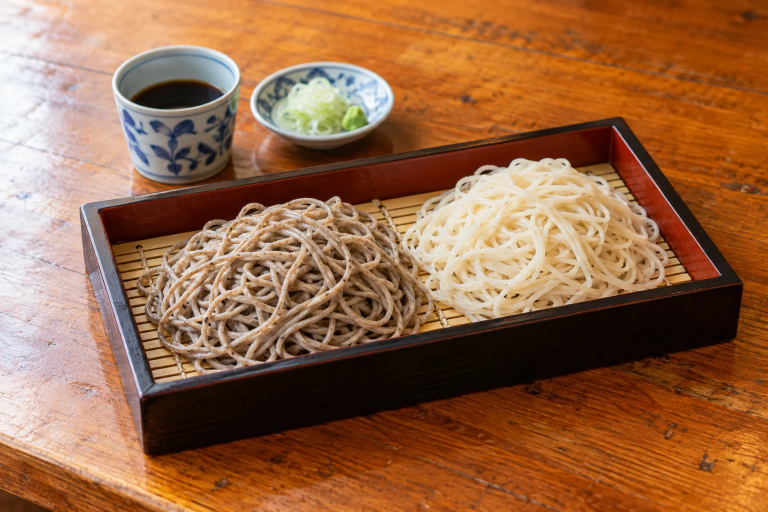
#> input picture 229/assets/images/hero-aimori.webp, 1536 x 1024 px, given in place of exec-0e28771f-c415-4484-b238-d682a5937053.png, which was not available (shown at 1/2 size)
$ python prepare_images.py
#> lines starting #> are read from the running program, lines starting #| are printed output that depends on the picture; pictures that were not available may be replaced by others from this repository, and a replacement may not be noted
"""Compress generated assets and build a contact sheet for review."""
import json
from pathlib import Path
from PIL import Image, ImageOps, ImageDraw

root = Path(__file__).resolve().parents[1]
sources = json.loads((root / 'docs/image-sources.json').read_text(encoding='utf-8'))
#> (reads 229/docs/image-sources.json from the repository)
sheet = Image.new('RGB', (1000, 800), '#f4f3ec')
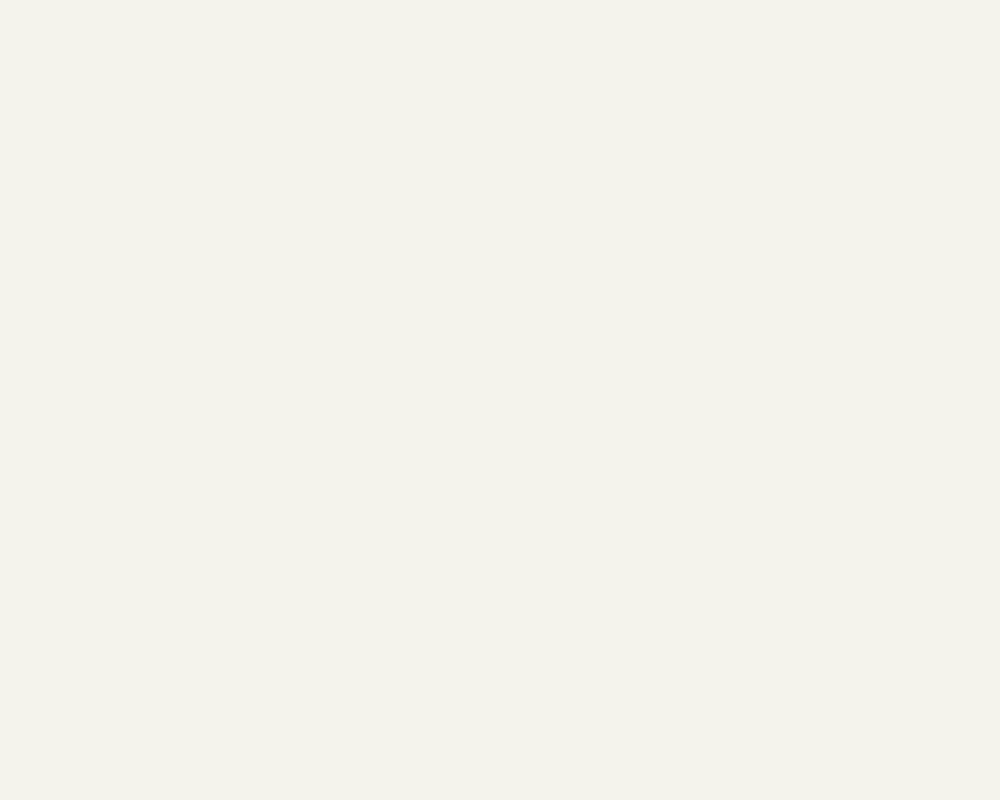
#> sheet: PIL image 1000x800 RGB; mean R, G, B 244, 243, 236
draw = ImageDraw.Draw(sheet)
inventory = []
for index, (name, source) in enumerate(sources.items()):
    image = Image.open(source).convert('RGB')
#> image is the input picture: PIL image 1536x1024 RGB; mean R, G, B 151.5, 103.4, 69.6
    size = (1536, 1024) if name == 'hero-aimori' else (1100, 733)
    image = ImageOps.fit(image, size, method=Image.Resampling.LANCZOS)
    target = root / 'assets/images' / f'{name}.webp'
    image.save(target, 'WEBP', quality=88, method=6)
    x, y = (index % 2) * 500, (index // 2) * 200
    thumb = ImageOps.contain(image, (470, 168))
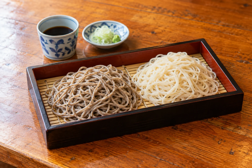
#> thumb: PIL image 252x168 RGB; mean R, G, B 151.5, 103.4, 69.6
    sheet.paste(thumb, (x + (500-thumb.width)//2, y))
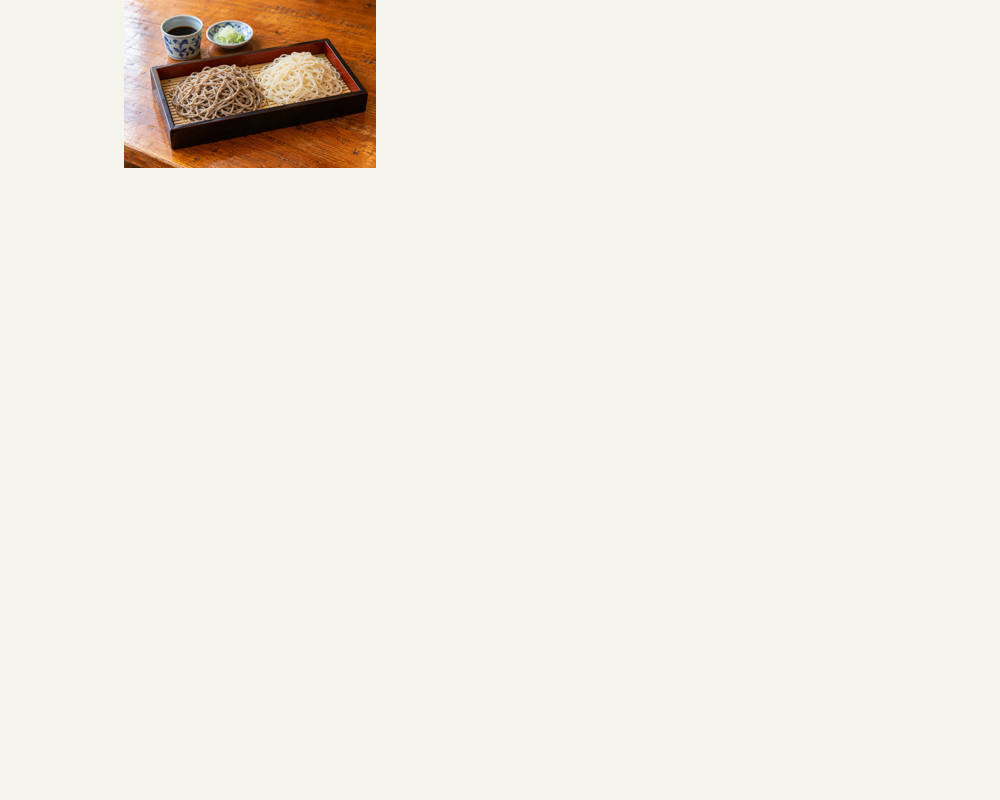
#> sheet: PIL image 1000x800 RGB; mean R, G, B 239.1, 235.6, 227.2
    draw.text((x + 18, y+175), name, fill='#29483c')
    inventory.append({'file': f'assets/images/{name}.webp', 'width': image.width, 'height': image.height, 'bytes': target.stat().st_size})
#> pass 2 of the loop `for index, (name, source) in enumerate(sources.items()):`:
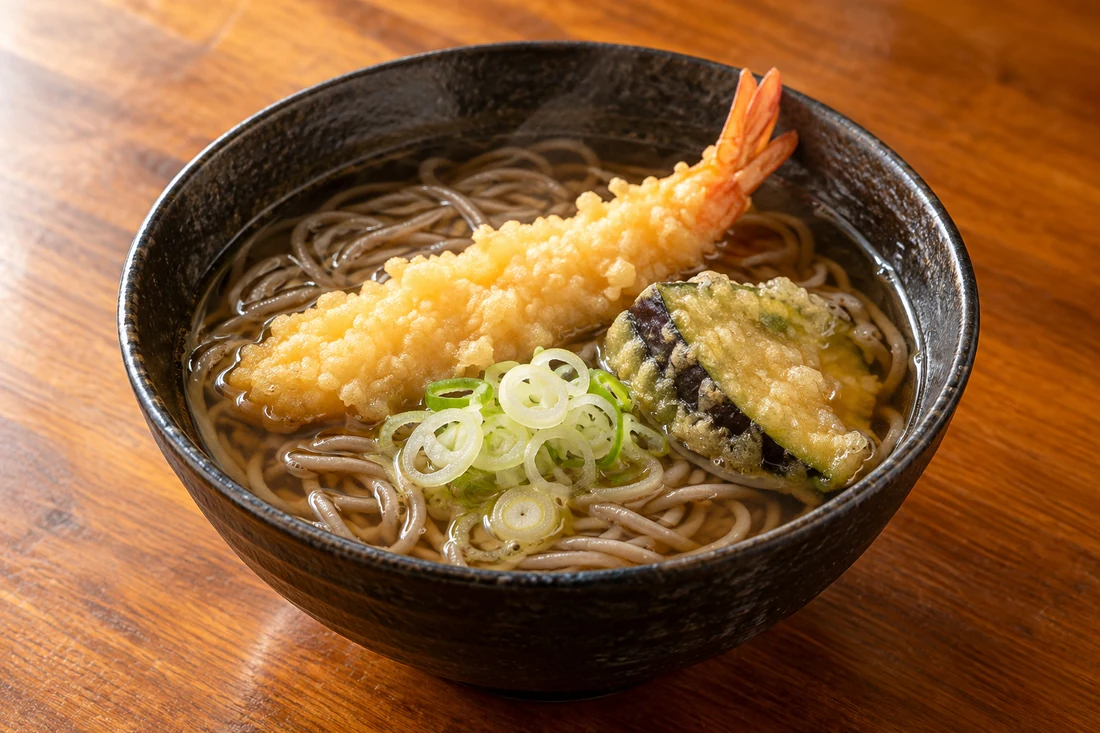
#> input picture 229/assets/images/hot-tempura.webp, 1100 x 733 px, given in place of exec-ae0e334b-bba3-4d6c-8cf1-337d5b97feec.png, which was not available
#> image is the input picture: PIL image 1100x733 RGB; mean R, G, B 140.8, 96.1, 54.3
#> `thumb = ImageOps.contain(image, (470, 168))`:
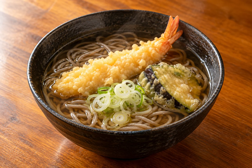
#> thumb: PIL image 252x168 RGB; mean R, G, B 140.8, 96.1, 54.4
#> `sheet.paste(thumb, (x + (500-thumb.width)//2, y))`:
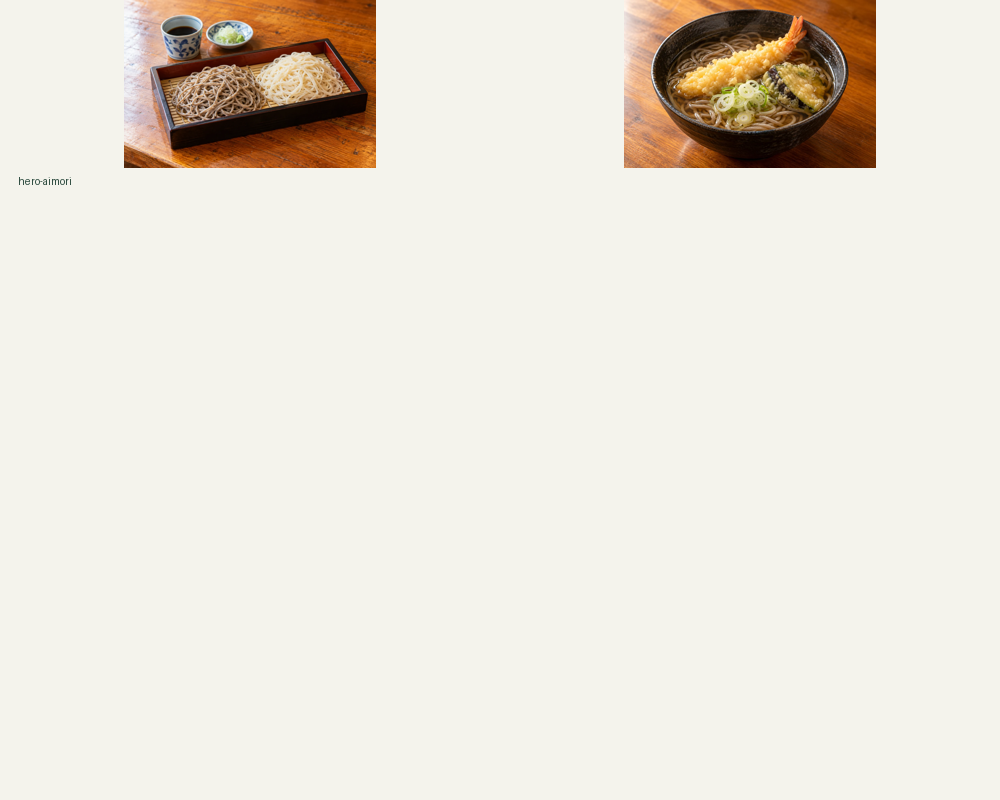
#> sheet: PIL image 1000x800 RGB; mean R, G, B 233.6, 227.8, 217.6
#> (the run stopped early here; a loop or call above may not have finished)
